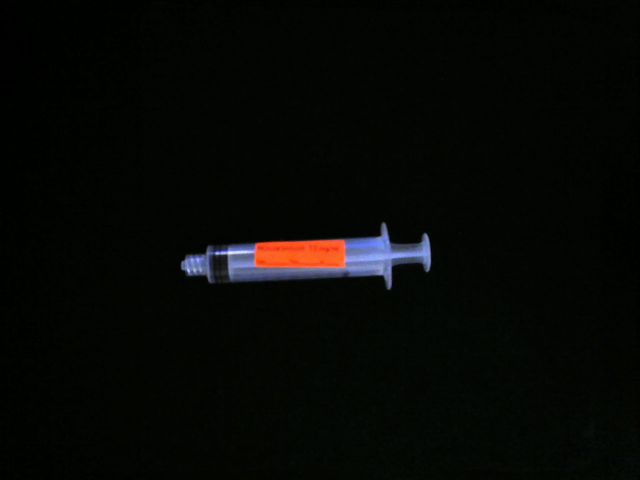
//> input picture stills/image46.png, 1280 x 960 px, given in place of the camera (shown at 1/2 size)
$ ./ocrPthread   (built with g++ and OpenCV 4)
//> lines starting //> are read from the running program, lines starting //| are printed output that depends on the picture; after the words box and inside, x2 and y2 are one past the last pixel; in counts of white or black regions, pixels touching at a corner belong together
#include "opencv2/imgcodecs.hpp"
#include "opencv2/highgui.hpp"
#include "opencv2/imgproc.hpp"
#include <stdio.h>
#include <stdlib.h>
#include <iostream>
#include <fstream>
#include <vector>

#include <opencv2/core/core.hpp>
#include <opencv2/highgui/highgui.hpp>

using namespace cv;
using namespace std;

#include <pthread.h>
#include <sched.h>

#define NUM_THREADS 4

typedef struct {
    int threadIdx;
    Mat roisrc;
    Mat prevroi;
    int countPr;
    int countR;
    int countPh;
    int countL;
    int countW;
    int w1x;
    int w1y;
}  threadParams_t;

// POSIX thread declarations and scheduling attributes
//
pthread_t threads[NUM_THREADS];
threadParams_t threadParams[NUM_THREADS];


// See www.asciitable.com
#define ESCAPE_KEY (27)
#define SYSTEM_ERROR (-1)

void *findLabelThread(void *threadp)
{
    threadParams_t *threadParams = (threadParams_t *)threadp;

    for(int j=threadParams->threadIdx;j<threadParams->roisrc.rows; j+=NUM_THREADS)
      {
        for(int i=0;i<threadParams->roisrc.cols; i++)
        {
//get values for current and previous frames
           float bval = (float)threadParams->roisrc.at<Vec3b>(j,i)[0];
           float gval = (float)threadParams->roisrc.at<Vec3b>(j,i)[1];
           float rval = (float)threadParams->roisrc.at<Vec3b>(j,i)[2];
           float bval2 = (float)threadParams->prevroi.at<Vec3b>(j,i)[0];
           float gval2 = (float)threadParams->prevroi.at<Vec3b>(j,i)[1];
           float rval2 = (float)threadParams->prevroi.at<Vec3b>(j,i)[2];

//check if there is difference between current and previous frame
           if(abs(bval-bval2) < 30 && abs(gval-gval2) < 30 && abs(gval-gval2) < 30)
           {

//check for yellow colors where red is highest followed closely by green with almost no blue
             if ( (rval > 96) && (rval-bval > rval/3) && (bval < 32)  && (gval < rval * 9 / 10) && (gval > 3 * rval / 5) )
             {
               threadParams->countPr++;
             }
//check for mostly red color
             else if ( (rval > 224) && (bval < 64) && (gval < 96) )
             {
               threadParams->countR++;
             }
//check for light purple where most values are high and green is 1/2-3/4 of red
             else if ( (rval > 128) && (bval > 128) && (gval < 3 * rval / 4) && (gval > rval / 2) )
             {
               threadParams->countPh++;
             }
//check for non-color values (gray and white)
             else if ( (abs(rval-gval) < 20) && (abs(rval-bval) < 20) && (abs(gval-bval) < 20) )
             {
//check for gray
               if ( (rval > 48) && (gval > 48) && (bval > 48) && (rval < 80) && (gval < 80) && (bval < 80) )
               {
                 threadParams->countL++;
               }
//check for white
               else if ( (rval > 175) && (gval > 175) && (bval > 175) )
               {
//only count if first label threshold is not met or if haven't skipped down to next reasonable label row (rowbuff)
                 if( threadParams->w1x==0 || j > threadParams->w1y + 75)
                 {
                   threadParams->countW++;
                 }
                 if(threadParams->w1x==0 && threadParams->countW > 100)
                 {
                   threadParams->w1x=i;
                   threadParams->w1y=j;
                 }
               }
             }
           }
        }
      }
}

int main(int argc, char** argv)
{
   const char* default_file = "0";
   const char* output_file = "vout.csv";
   const char* filename = argc >=2 ? argv[1] : default_file;
   const char* out_filename = argc >=3 ? argv[2] : output_file;
   ofstream outfile;
   outfile.open(out_filename);
   VideoCapture cap;
   int waitval = 1;
   if (*filename == '0') {
     cap.open(0);
   } else {
     cap.open(filename);
   }
   bool hadRoc=0,hadProp=0,hadPhen=0,hadLid=0,hadOd=0,hadDex=0;

   Mat src, roisrc, srcSegSum, prevroi, srcclone, dst, gray,threshed,canned;

   cap.read(src);
//> src is the input picture: 960 rows x 1280 cols, CV_8UC3; mean B, G, R 5, 7.6, 5.8
   if(src.empty())
   {
     return 0;
   }
   dst = src.clone();
   cvtColor(dst, gray, COLOR_BGR2GRAY);
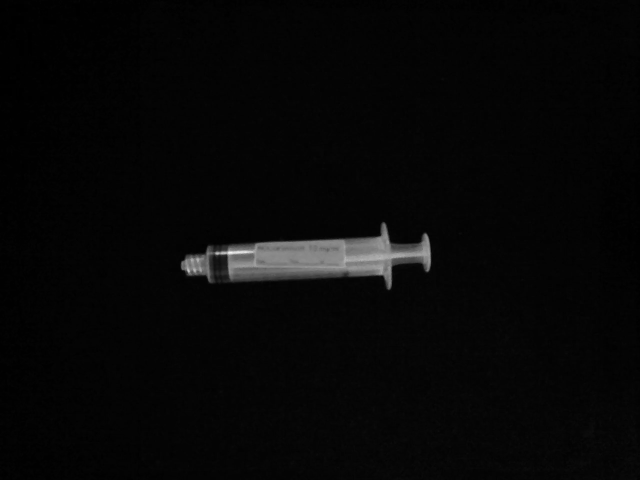
//> gray: 960 rows x 1280 cols, CV_8UC1 (shown at 1/2 size); min 0, max 247, mean 6.9
   Canny(gray, canned, 35, 70);
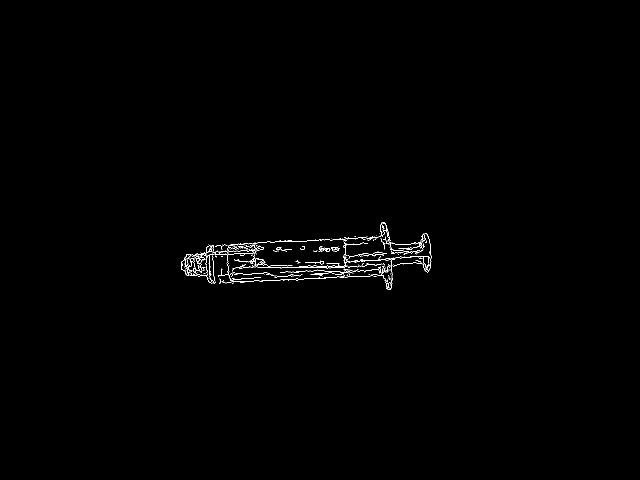
//> canned: 960 rows x 1280 cols, CV_8UC1 (shown at 1/2 size); 0.45% white in thin lines or dots, all inside (x1, y1, x2, y2) = (362, 444, 863, 580)
   int cnt=0,circnt=0;

   while (1)
   {
      cnt++;
      cap.read(src);
      if(src.empty())
      {
        break;
      }

      srcclone = src.clone();
      roisrc = srcclone(Rect(150,75,750,885));
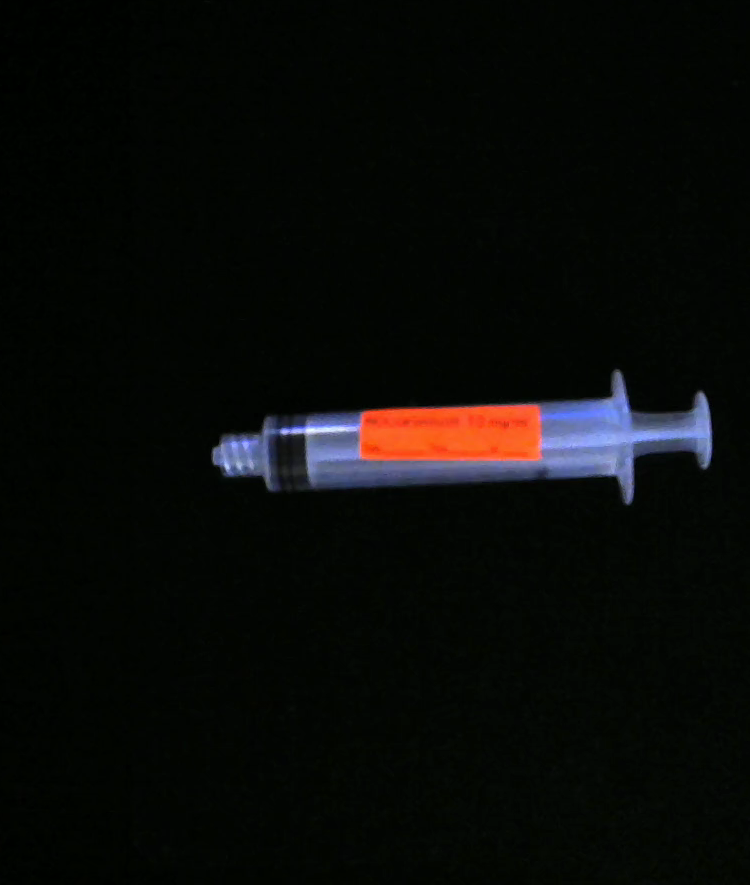
//> roisrc: 885 rows x 750 cols, CV_8UC3; mean B, G, R 8.1, 10.3, 9.3

      std::string msecs = to_string(int(cap.get(CAP_PROP_POS_MSEC)));

      float bval=0,gval=0,rval=0,bval2=0,gval2=0,rval2=0;

      int rowbuff = 75;
      int W1x=0,W1y=960,W2x=0,W2y=0;

      int countR=0,countPr=0,countPh=0,countL=0,countW=0;
      bool hasRoc=0,hasProp=0,hasPhen=0,hasLid=0,hasOd=0,hasDex=0;

//skip first frame to setup previous for frame differencing
      if(cnt>1)
      {
        for(int i=0; i<NUM_THREADS; i++)
        {
          threadParams[i].threadIdx=i;
          threadParams[i].roisrc=roisrc;
          threadParams[i].prevroi=prevroi;
          threadParams[i].countPr=0;
          threadParams[i].countR=0;
          threadParams[i].countPh=0;
          threadParams[i].countL=0;
          threadParams[i].countW=0;
          threadParams[i].w1x=0;
          threadParams[i].w1y=0;
          pthread_create(&threads[i],   // pointer to thread descriptor
            NULL,
            findLabelThread, // thread function entry point
            (void *)&(threadParams[i]) // parameters to pass in
          );
        }
        for(int i=0; i<NUM_THREADS; i++)
        {
          pthread_join(threads[i], NULL);
          countPr+=threadParams[i].countPr;
          countR+=threadParams[i].countR;
          countPh+=threadParams[i].countPh;
          countL+=threadParams[i].countL;
          countW+=threadParams[i].countW;
          if(threadParams[i].w1y < W1y)
          {
            W1x = threadParams[i].w1x;
            W1y = threadParams[i].w1y;
          }
        }

        if(countPr > 1000)
        {
          hasProp=1;
          if(!hadProp)
          {
            outfile << "Propofol" << "," << msecs << endl;
          }
          hadProp=1;
        }
        if(countR > 1000)
        {
          hasRoc=1;
          if(!hadRoc)
          {
            outfile << "Rocuronium" << "," << msecs << endl;
          }
          hadRoc=1;
        }
        if(countPh > 1000)
        {
          hasPhen=1;
          if(!hadPhen)
          {
            outfile << "Phenylephrine" << "," << msecs << endl;
          }
          hadPhen=1;
        }
        if(countL > (hadProp*3000+hadRoc*3000+hadPhen*3000+hadDex*3000+hadOd*3000+3000))
        {
          hasLid=1;
          if(!hadLid)
          {
            outfile << "Lidocaine" << "," << msecs << endl;
          }
          hadLid=1;
        }
        if(countW > 1000)
        {
          hasOd=1;
          if(!hadOd)
          {
            outfile << "Odanestron" << "," << msecs << endl;
          }
          hadOd=1;
          hasDex=1;
          if(!hadDex)
          {
            outfile << "Dexamethasone" << "," << msecs << endl;
          }
          hadDex=1;
        }

      }


//if no new medications were detected then check counts to see if one was removed
      if (!hasProp && !hasRoc && !hasPhen && !hasLid && !hasOd && !hasDex)
      {
        if(hadProp && countPr <= 1000)
        {
          hadProp=0;
          outfile << "Propofol" << "," << cap.get(CAP_PROP_POS_MSEC) << endl;
        }
        else if(hadRoc && countR <= 1000)
        {
          hadRoc=0;
          outfile << "Rocuronium" << "," << cap.get(CAP_PROP_POS_MSEC) << endl;
        }
        else if(hadPhen && countPh <= 1000)
        {
          hadPhen=0;
          outfile << "Phenylephrine" << "," << cap.get(CAP_PROP_POS_MSEC) << endl;
        }
        else if(hadLid && countL < (hadProp*3000+hadRoc*3000+hadPhen*3000+hadDex*3000+hadOd*3000+3000))
        {
          hadLid=0;
          outfile << "Lidocaine" << "," << cap.get(CAP_PROP_POS_MSEC) << endl;
        }
        else if(countW <= 500)
        {
          if(hadDex)
          {
            hadDex=0;
            outfile << "Dexamethasone" << "," << cap.get(CAP_PROP_POS_MSEC) << endl;
          }
          if(hadOd)
          {
            hadOd=0;
            outfile << "Odanestron" << "," << cap.get(CAP_PROP_POS_MSEC) << endl;
          }
        }
        else if(countW <= 1000 && ( (!hadOd && !hadDex) || (hadOd && hadDex) || (hadDex && !hadOd) ) )
        {
          int ybound = (srcclone.rows-W1y > 150) ? 150 : srcclone.rows-W1y;
          dst = srcclone(Rect(W1x,W1y,300,ybound));
          pyrUp(dst,dst,Size(dst.cols*2,dst.rows*2));
          pyrUp(dst,dst,Size(dst.cols*2,dst.rows*2));
          cvtColor(dst, gray, COLOR_BGR2GRAY);
          GaussianBlur(gray, gray, Size(7, 7), 0);
          vector<Vec3f> circles;
          Canny(gray, canned, 35, 70);
          HoughCircles(gray, circles, HOUGH_GRADIENT, 1, gray.rows/32, 70, 20, 20, 35);
          circnt+=circles.size();
          for( size_t i = 0; i < circles.size(); i++ )
          {
            Point center(cvRound(circles[i][0]), cvRound(circles[i][1]));
            int radius = cvRound(circles[i][2]);
            circle( dst, center, radius, Scalar(0,0,255), 3, 8, 0 );
            if(i < 3)
            {
              putText(dst, to_string(radius), Point(100*(i+1),100), FONT_HERSHEY_COMPLEX_SMALL, 3, Scalar(0,0,255), 3, LINE_AA);
            }
          }
          if(circles.size() > 0)
          {
            if(hadDex)
            {
            hadDex=0;
            outfile << "Dexamethasone" << "," << cap.get(CAP_PROP_POS_MSEC) << endl;
            }
            if(!hadOd)
            {
            hadOd=1;
            outfile << "Odanestron" << "," << cap.get(CAP_PROP_POS_MSEC) << endl;
            }
          }
          else
          {
            if(!hadDex)
            {
            hadDex=1;
            outfile << "Dexamethasone" << "," << cap.get(CAP_PROP_POS_MSEC) << endl;
            }
            if(hadOd)
            {
            hadOd=0;
            outfile << "Odanestron" << "," << cap.get(CAP_PROP_POS_MSEC) << endl;
            }
          }
        }
      }
      prevroi = roisrc.clone();
   }
   outfile.close();
}

$ run again, on stills/image53.png
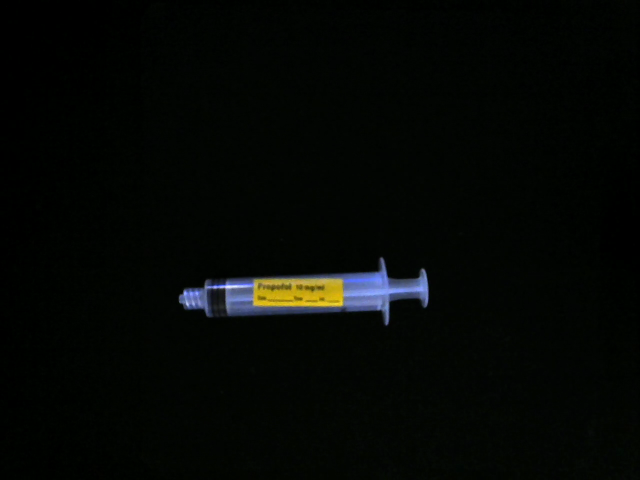
//> input picture stills/image53.png, 1280 x 960 px, given in place of the camera (shown at 1/2 size)
//> src is the input picture: 960 rows x 1280 cols, CV_8UC3; mean B, G, R 4.4, 7, 4.5
//> `Canny(gray, canned, 35, 70);`:
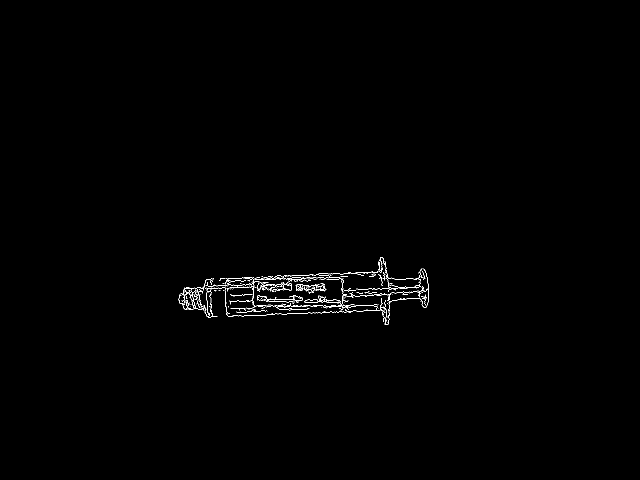
//> canned: 960 rows x 1280 cols, CV_8UC1 (shown at 1/2 size); 0.46% white in thin lines or dots, all inside (x1, y1, x2, y2) = (357, 514, 858, 650)
//> `roisrc = srcclone(Rect(150,75,750,885));`:
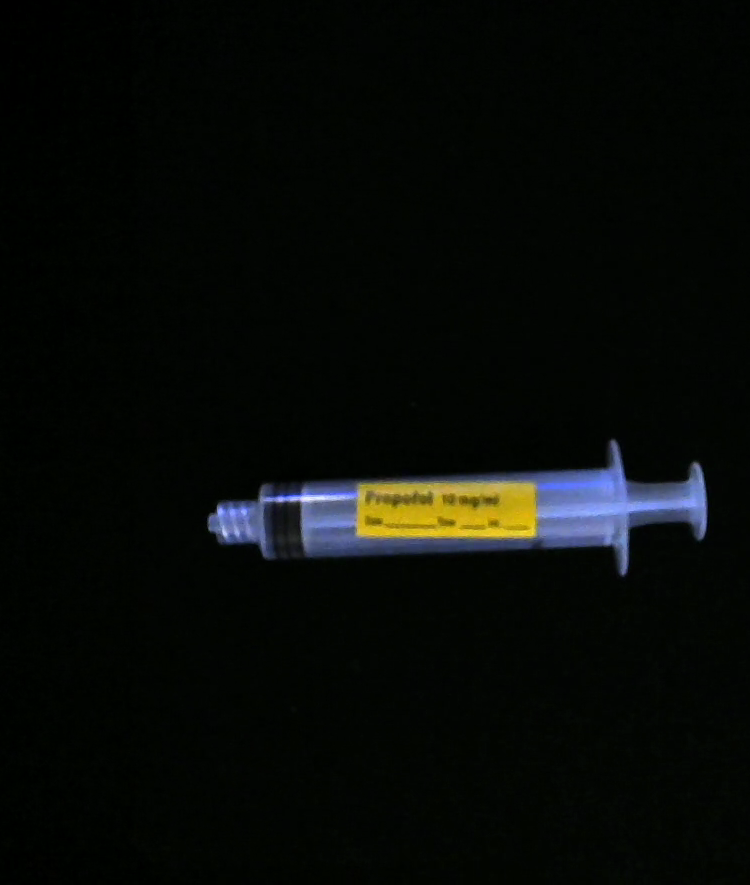
//> roisrc: 885 rows x 750 cols, CV_8UC3; mean B, G, R 7.3, 10.2, 7.4

$ run again, on stills/voutb4color.mp4136.png
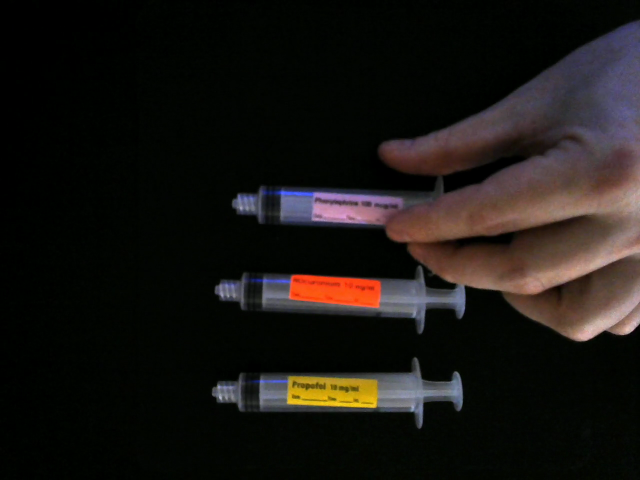
//> input picture stills/voutb4color.mp4136.png, 1280 x 960 px, given in place of the camera (shown at 1/2 size)
//> src is the input picture: 960 rows x 1280 cols, CV_8UC3; mean B, G, R 18.7, 21.8, 25.2
//> `Canny(gray, canned, 35, 70);`:
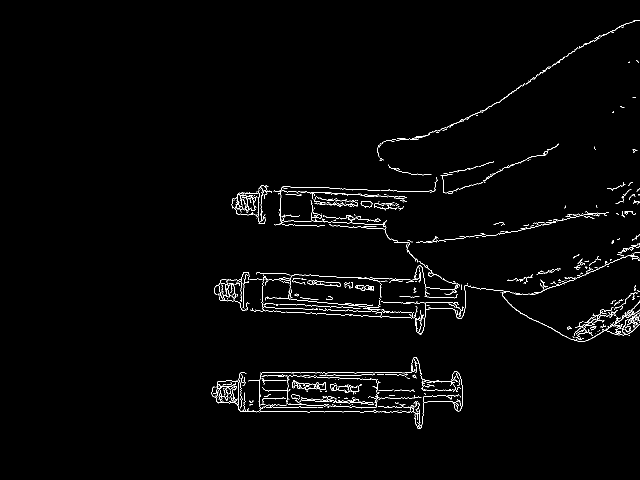
//> canned: 960 rows x 1280 cols, CV_8UC1 (shown at 1/2 size); 1.5% white in thin lines or dots, all inside (x1, y1, x2, y2) = (423, 40, 1280, 858)
//> `roisrc = srcclone(Rect(150,75,750,885));`:
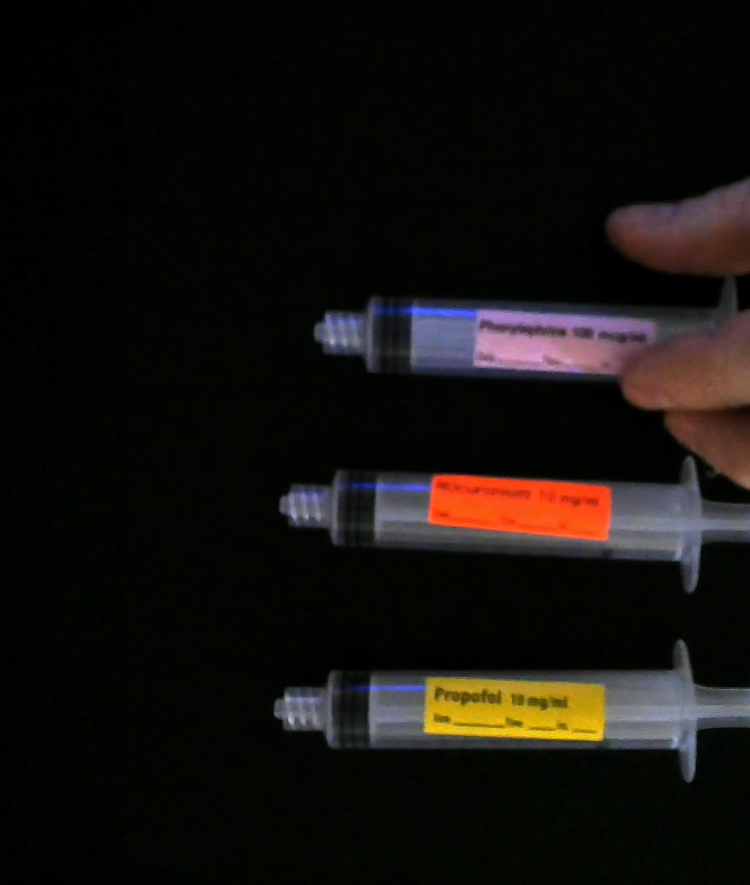
//> roisrc: 885 rows x 750 cols, CV_8UC3; mean B, G, R 13.9, 17.8, 20.1

$ run again, on stills/voutb4color.mp4144.png
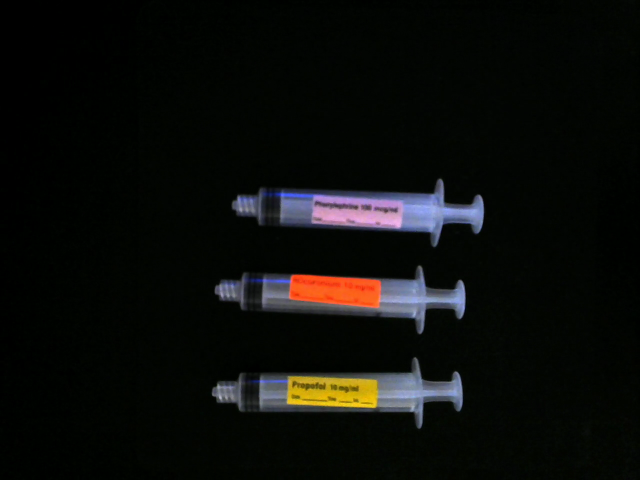
//> input picture stills/voutb4color.mp4144.png, 1280 x 960 px, given in place of the camera (shown at 1/2 size)
//> src is the input picture: 960 rows x 1280 cols, CV_8UC3; mean B, G, R 10.2, 12.8, 11.9
//> `Canny(gray, canned, 35, 70);`:
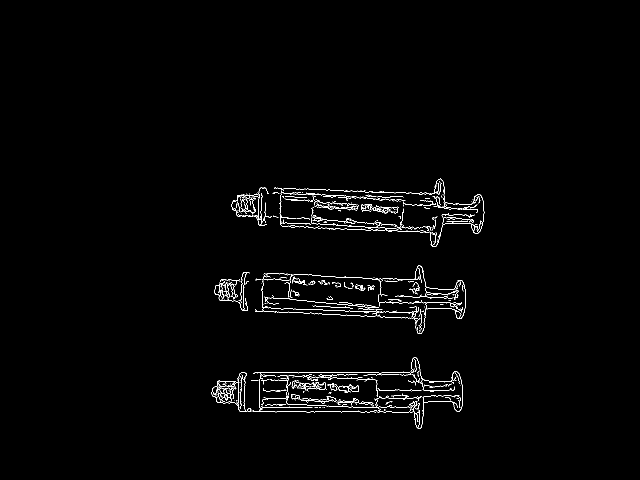
//> canned: 960 rows x 1280 cols, CV_8UC1 (shown at 1/2 size); 1.2% white in thin lines or dots, all inside (x1, y1, x2, y2) = (423, 357, 969, 858)
//> `roisrc = srcclone(Rect(150,75,750,885));`:
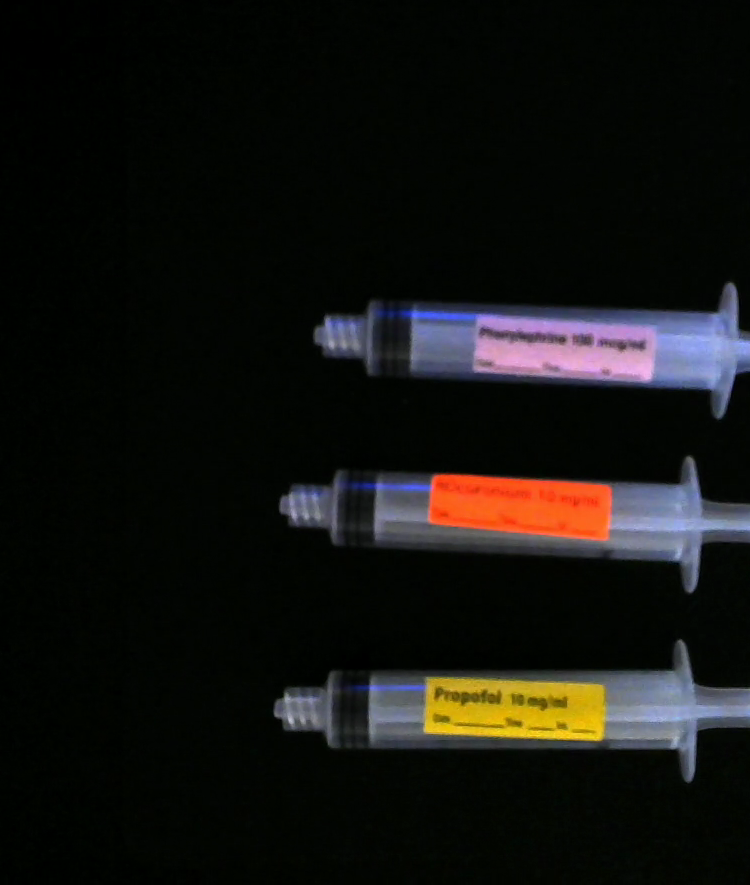
//> roisrc: 885 rows x 750 cols, CV_8UC3; mean B, G, R 16.4, 19.2, 19.7
